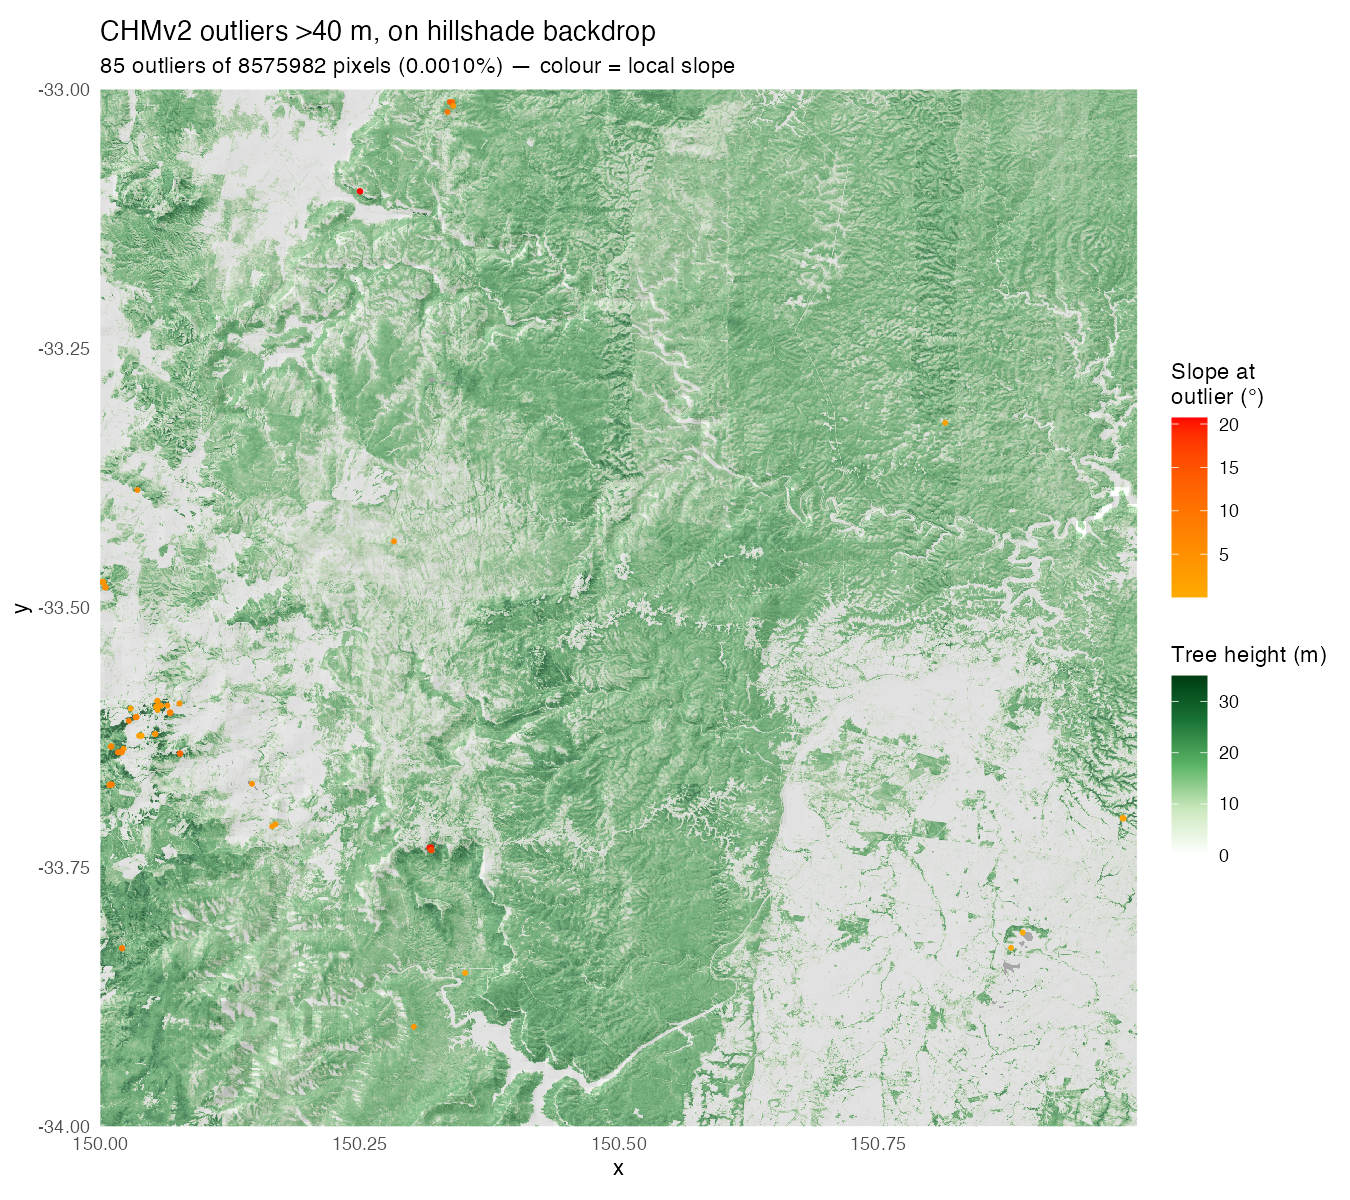

Generate this figure with R:
suppressPackageStartupMessages({
  devtools::load_all("ebirdabund", quiet = TRUE)
  library(terra)
  library(ggplot2)
  library(dplyr)
})

CACHE <- "ebirdabund_cache"
bb    <- c(150, -34, 151, -33)
ext   <- terra::ext(bb[1], bb[3], bb[2], bb[4])

# Pull the cached 38 m raster (already 0–100 m clamped). We'll inspect
# values >40 m, which is the 99.9th-percentile and above.
chm <- terra::rast(file.path(
  CACHE, sprintf("meta_chmv2_%.2f_%.2f_%.2f_%.2f.tif", bb[1], bb[2], bb[3], bb[4])
))

# Outlier mask
THRESH <- 40
outliers_mask <- chm > THRESH
n_outliers <- terra::global(outliers_mask, "sum", na.rm = TRUE)[[1]]
n_total    <- terra::global(!is.na(chm), "sum")[[1]]
message(sprintf("Outliers (>%.0f m): %d of %d pixels (%.4f%%)",
                THRESH, n_outliers, n_total, 100 * n_outliers / n_total))

# Pull SRTM elevation for the same bbox and compute slope (degrees)
elev_raw <- geodata::elevation_30s(country = "AUS", path = CACHE)
elev     <- terra::crop(elev_raw, ext)
# Reproject elev to match chm grid for slope-at-pixel join
elev_r   <- terra::resample(elev, chm)
slope    <- terra::terrain(elev_r, v = "slope", unit = "degrees")

# Extract outlier pixels with their elevation + slope
outlier_pts   <- terra::as.points(terra::mask(chm, outliers_mask, maskvalue = 0))
outlier_coord <- terra::crds(outlier_pts)
outlier_chm   <- terra::values(outlier_pts)[, 1]
outlier_elev  <- terra::extract(elev_r, outlier_coord)[, 1]
outlier_slope <- terra::extract(slope,  outlier_coord)[, 1]

outliers_df <- data.frame(
  x = outlier_coord[, 1], y = outlier_coord[, 2],
  height = outlier_chm, elev = outlier_elev, slope = outlier_slope
) |> arrange(desc(height))

message("\n--- Top 20 outlier pixels ---")
print(head(outliers_df, 20))

message("\n--- Slope distribution at outlier locations vs. background ---")
bg_slope <- terra::values(slope)[, 1]
bg_slope <- bg_slope[!is.na(bg_slope)]
message(sprintf("  background slope: median=%.1f°, p95=%.1f°, max=%.1f°",
                median(bg_slope), quantile(bg_slope, 0.95), max(bg_slope)))
message(sprintf("  outlier slope:    median=%.1f°, p95=%.1f°, max=%.1f°",
                median(outliers_df$slope, na.rm = TRUE),
                quantile(outliers_df$slope, 0.95, na.rm = TRUE),
                max(outliers_df$slope, na.rm = TRUE)))
message(sprintf("  fraction outliers on slope >20°: %.1f%%",
                100 * mean(outliers_df$slope > 20, na.rm = TRUE)))

# Build a hillshade for a topo backdrop
slope_rad <- terra::terrain(elev_r, "slope", unit = "radians")
aspect    <- terra::terrain(elev_r, "aspect", unit = "radians")
hillshade <- terra::shade(slope_rad, aspect, angle = 35, direction = 315)

# Render: hillshade base + tree height + red outliers
hill_df <- as.data.frame(hillshade, xy = TRUE)
names(hill_df) <- c("x", "y", "shade")

chm_df <- as.data.frame(chm, xy = TRUE)
names(chm_df) <- c("x", "y", "tree_height")
chm_df <- chm_df[!is.na(chm_df$tree_height), ]

p <- ggplot() +
  geom_raster(data = hill_df, aes(x = x, y = y, fill = shade),
              alpha = 1, show.legend = FALSE) +
  scale_fill_gradient(low = "grey20", high = "white") +
  ggnewscale::new_scale_fill() +
  geom_raster(data = chm_df, aes(x = x, y = y, fill = tree_height),
              alpha = 0.65) +
  scale_fill_gradientn(
    colours = c("white", "#cde9c0", "#5ab566", "#1a7337", "#003d12"),
    name = "Tree height (m)",
    limits = c(0, 35), oob = scales::squish
  ) +
  geom_point(data = outliers_df,
             aes(x = x, y = y, colour = slope),
             size = 1.0, shape = 16) +
  scale_colour_gradient(low = "#ffaa00", high = "red",
                        name = "Slope at\noutlier (°)") +
  coord_equal(expand = FALSE) +
  labs(title = sprintf("CHMv2 outliers >%.0f m, on hillshade backdrop", THRESH),
       subtitle = sprintf("%d outliers of %d pixels (%.4f%%) — colour = local slope",
                          n_outliers, n_total, 100 * n_outliers / n_total)) +
  theme_minimal(base_size = 11)

ggsave("diagnose_chmv2_outliers.png", p, width = 9, height = 8, dpi = 150)
message("\nSaved diagnose_chmv2_outliers.png")
